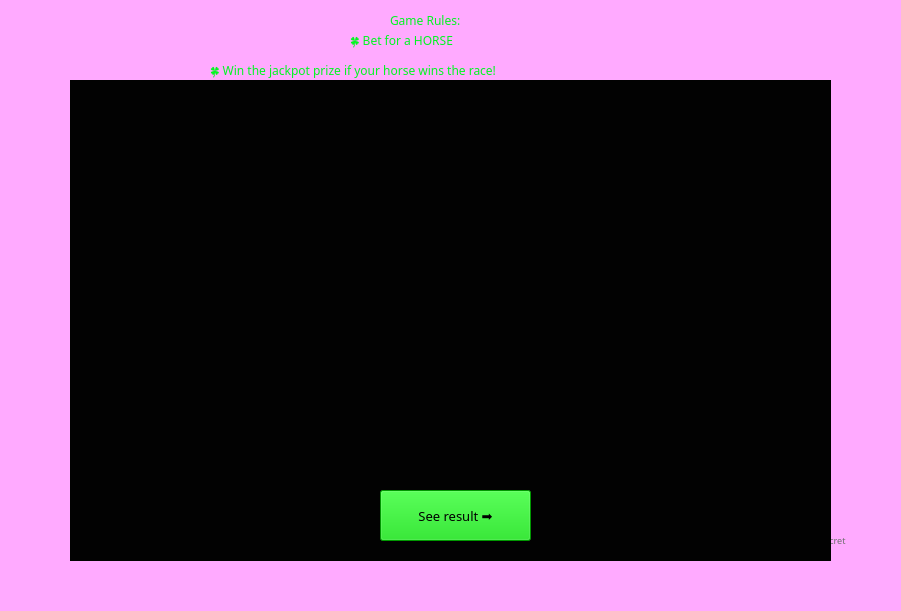
   <widget class="QWidget" name="hwidget" native="true">
    <property name="geometry">
     <rect>
      <x>0</x>
      <y>0</y>
      <width>901</width>
      <height>611</height>
     </rect>
    </property>
    <widget class="QLabel" name="lbmainbg_2">
     <property name="geometry">
      <rect>
       <x>-100</x>
       <y>-30</y>
       <width>1091</width>
       <height>681</height>
      </rect>
     </property>
     <property name="mouseTracking">
      <bool>false</bool>
     </property>
     <property name="styleSheet">
      <string notr="true">background-color: rgb(255, 255, 255);
background-color: rgb(255, 170, 255);</string>
     </property>
     <property name="text">
      <string/>
     </property>
     <property name="pixmap">
      <pixmap>../lotterygamez/shop.png</pixmap>
     </property>
     <property name="scaledContents">
      <bool>true</bool>
     </property>
    </widget>
    <widget class="QLabel" name="label">
     <property name="geometry">
      <rect>
       <x>390</x>
       <y>10</y>
       <width>111</width>
       <height>21</height>
      </rect>
     </property>
     <property name="font">
      <font>
       <family>OCR A Extended</family>
       <pointsize>9</pointsize>
      </font>
     </property>
     <property name="styleSheet">
      <string notr="true">color: rgb(0, 248, 32);</string>
     </property>
     <property name="text">
      <string>Game Rules:</string>
     </property>
    </widget>
    <widget class="QLabel" name="label_2">
     <property name="geometry">
      <rect>
       <x>350</x>
       <y>30</y>
       <width>181</width>
       <height>21</height>
      </rect>
     </property>
     <property name="font">
      <font>
       <family>OCR A Extended</family>
       <pointsize>9</pointsize>
      </font>
     </property>
     <property name="styleSheet">
      <string notr="true">color: rgb(0, 248, 32);</string>
     </property>
     <property name="text">
      <string>🍀 Bet for a HORSE</string>
     </property>
    </widget>
    <widget class="QLabel" name="label_3">
     <property name="geometry">
      <rect>
       <x>210</x>
       <y>60</y>
       <width>491</width>
       <height>21</height>
      </rect>
     </property>
     <property name="font">
      <font>
       <family>OCR A Extended</family>
       <pointsize>9</pointsize>
      </font>
     </property>
     <property name="styleSheet">
      <string notr="true">color: rgb(0, 248, 32);</string>
     </property>
     <property name="text">
      <string>🍀 Win the jackpot prize if your horse wins the race!</string>
     </property>
    </widget>
    <widget class="QFrame" name="frprizehorse">
     <property name="geometry">
      <rect>
       <x>110</x>
       <y>140</y>
       <width>201</width>
       <height>51</height>
      </rect>
     </property>
     <property name="styleSheet">
      <string notr="true">border: 1px solid green;</string>
     </property>
     <property name="frameShape">
      <enum>QFrame::StyledPanel</enum>
     </property>
     <property name="frameShadow">
      <enum>QFrame::Raised</enum>
     </property>
     <widget class="QLabel" name="lbprice">
      <property name="geometry">
       <rect>
        <x>10</x>
        <y>10</y>
        <width>91</width>
        <height>31</height>
       </rect>
      </property>
      <property name="font">
       <font>
        <family>OCR A Extended</family>
        <pointsize>14</pointsize>
       </font>
      </property>
      <property name="styleSheet">
       <string notr="true">color: rgb(0, 248, 32);
border-color: rgb(0, 170, 0);</string>
      </property>
      <property name="text">
       <string>PRIZE</string>
      </property>
     </widget>
     <widget class="QLCDNumber" name="lcdprizehorse">
      <property name="geometry">
       <rect>
        <x>110</x>
        <y>10</y>
        <width>81</width>
        <height>31</height>
       </rect>
      </property>
     </widget>
    </widget>
    <widget class="QFrame" name="frhorsewallet">
     <property name="geometry">
      <rect>
       <x>320</x>
       <y>140</y>
       <width>211</width>
       <height>51</height>
      </rect>
     </property>
     <property name="styleSheet">
      <string notr="true">border: 1px solid green;</string>
     </property>
     <property name="frameShape">
      <enum>QFrame::StyledPanel</enum>
     </property>
     <property name="frameShadow">
      <enum>QFrame::Raised</enum>
     </property>
     <widget class="QLabel" name="lbjackpot_3">
      <property name="geometry">
       <rect>
        <x>10</x>
        <y>10</y>
        <width>101</width>
        <height>31</height>
       </rect>
      </property>
      <property name="font">
       <font>
        <family>OCR A Extended</family>
        <pointsize>14</pointsize>
       </font>
      </property>
      <property name="styleSheet">
       <string notr="true">color: rgb(0, 248, 32);
border-color: rgb(0, 170, 0);</string>
      </property>
      <property name="text">
       <string>WALLET</string>
      </property>
     </widget>
     <widget class="QLCDNumber" name="lcdwallethorse">
      <property name="geometry">
       <rect>
        <x>120</x>
        <y>10</y>
        <width>81</width>
        <height>31</height>
       </rect>
      </property>
     </widget>
    </widget>
    <widget class="QPushButton" name="pbpagainhorse">
     <property name="geometry">
      <rect>
       <x>560</x>
       <y>140</y>
       <width>111</width>
       <height>51</height>
      </rect>
     </property>
     <property name="font">
      <font>
       <family>OCR A Extended</family>
       <pointsize>10</pointsize>
      </font>
     </property>
     <property name="styleSheet">
      <string notr="true">
QPushButton
{
	background-color: rgb(255, 199, 0);
}

QPushButton:hover
{
	background-color: rgb(243, 255, 5);
	
}

QPushButton:pressed
{
	background-color: rgb(255, 199, 0);
	
}</string>
     </property>
     <property name="text">
      <string>play again</string>
     </property>
    </widget>
    <widget class="QPushButton" name="pbexithorse">
     <property name="geometry">
      <rect>
       <x>680</x>
       <y>140</y>
       <width>111</width>
       <height>51</height>
      </rect>
     </property>
     <property name="font">
      <font>
       <family>OCR A Extended</family>
       <pointsize>12</pointsize>
      </font>
     </property>
     <property name="styleSheet">
      <string notr="true">QPushButton
{
	background-color: rgb(200, 11, 4);
}

QPushButton:hover
{
   
	background-color: rgb(241, 12, 4);
	
}

QPushButton:pressed
{
   
	background-color: rgb(200, 11, 4);
	
}</string>
     </property>
     <property name="text">
      <string>Exit</string>
     </property>
    </widget>
    <widget class="QFrame" name="frhorseselection">
     <property name="geometry">
      <rect>
       <x>280</x>
       <y>210</y>
       <width>511</width>
       <height>131</height>
      </rect>
     </property>
     <property name="styleSheet">
      <string notr="true">border: 1px solid green;</string>
     </property>
     <property name="frameShape">
      <enum>QFrame::StyledPanel</enum>
     </property>
     <property name="frameShadow">
      <enum>QFrame::Raised</enum>
     </property>
     <widget class="QRadioButton" name="rbachilles">
      <property name="geometry">
       <rect>
        <x>30</x>
        <y>20</y>
        <width>141</width>
        <height>31</height>
       </rect>
      </property>
      <property name="font">
       <font>
        <family>OCR A Extended</family>
        <pointsize>11</pointsize>
       </font>
      </property>
      <property name="styleSheet">
       <string notr="true">color: rgb(0, 248, 32);
border-color: rgb(0, 0, 0);</string>
      </property>
      <property name="text">
       <string>ACHILLES</string>
      </property>
     </widget>
     <widget class="QRadioButton" name="rbbullseye">
      <property name="geometry">
       <rect>
        <x>30</x>
        <y>50</y>
        <width>141</width>
        <height>31</height>
       </rect>
      </property>
      <property name="font">
       <font>
        <family>OCR A Extended</family>
        <pointsize>11</pointsize>
       </font>
      </property>
      <property name="styleSheet">
       <string notr="true">color: rgb(0, 248, 32);
border-color: rgb(0, 0, 0);</string>
      </property>
      <property name="text">
       <string>BULLSEYE</string>
      </property>
     </widget>
     <widget class="QRadioButton" name="rbgulliver">
      <property name="geometry">
       <rect>
        <x>30</x>
        <y>80</y>
        <width>141</width>
        <height>31</height>
       </rect>
      </property>
      <property name="font">
       <font>
        <family>OCR A Extended</family>
        <pointsize>11</pointsize>
       </font>
      </property>
      <property name="styleSheet">
       <string notr="true">color: rgb(0, 248, 32);
border-color: rgb(0, 0, 0);</string>
      </property>
      <property name="text">
       <string>GULLIVER</string>
      </property>
     </widget>
     <widget class="QRadioButton" name="rbmaximus">
      <property name="geometry">
       <rect>
        <x>200</x>
        <y>20</y>
        <width>141</width>
        <height>31</height>
       </rect>
      </property>
      <property name="font">
       <font>
        <family>OCR A Extended</family>
        <pointsize>11</pointsize>
       </font>
      </property>
      <property name="styleSheet">
       <string notr="true">color: rgb(0, 248, 32);
border-color: rgb(0, 0, 0);</string>
      </property>
      <property name="text">
       <string>MAXIMUS</string>
      </property>
     </widget>
     <widget class="QRadioButton" name="rbpetra">
      <property name="geometry">
       <rect>
        <x>200</x>
        <y>50</y>
        <width>141</width>
        <height>31</height>
       </rect>
      </property>
      <property name="font">
       <font>
        <family>OCR A Extended</family>
        <pointsize>11</pointsize>
       </font>
      </property>
      <property name="styleSheet">
       <string notr="true">color: rgb(0, 248, 32);
border-color: rgb(0, 0, 0);</string>
      </property>
      <property name="text">
       <string>PETRA</string>
      </property>
     </widget>
     <widget class="QRadioButton" name="rbrambo">
      <property name="geometry">
       <rect>
        <x>200</x>
        <y>80</y>
        <width>141</width>
        <height>31</height>
       </rect>
      </property>
      <property name="font">
       <font>
        <family>OCR A Extended</family>
        <pointsize>11</pointsize>
       </font>
      </property>
      <property name="styleSheet">
       <string notr="true">color: rgb(0, 248, 32);
border-color: rgb(0, 0, 0);</string>
      </property>
      <property name="text">
       <string>RAMBO</string>
      </property>
     </widget>
     <widget class="QPushButton" name="pbenterhorse">
      <property name="geometry">
       <rect>
        <x>380</x>
        <y>40</y>
        <width>101</width>
        <height>51</height>
       </rect>
      </property>
      <property name="font">
       <font>
        <family>OCR A Extended</family>
        <pointsize>14</pointsize>
       </font>
      </property>
      <property name="styleSheet">
       <string notr="true">
QPushButton
{
	background-color: rgb(0, 211, 0);
}

QPushButton:hover
{
	background-color: rgb(115, 255, 0);
}

QPushButton:pressed
{
	background-color: rgb(0, 211, 0);
}</string>
      </property>
      <property name="text">
       <string>Enter</string>
      </property>
     </widget>
    </widget>
    <widget class="QLabel" name="lblselecthorsepic">
     <property name="geometry">
      <rect>
       <x>120</x>
       <y>210</y>
       <width>141</width>
       <height>131</height>
      </rect>
     </property>
     <property name="styleSheet">
      <string notr="true"/>
     </property>
     <property name="text">
      <string/>
     </property>
     <property name="pixmap">
      <pixmap>../lotterygamez/horseicongreen.png</pixmap>
     </property>
     <property name="scaledContents">
      <bool>true</bool>
     </property>
    </widget>
    <widget class="QFrame" name="frwinresulthorse">
     <property name="geometry">
      <rect>
       <x>120</x>
       <y>370</y>
       <width>501</width>
       <height>131</height>
      </rect>
     </property>
     <property name="styleSheet">
      <string notr="true">border: 1px solid green;</string>
     </property>
     <property name="frameShape">
      <enum>QFrame::StyledPanel</enum>
     </property>
     <property name="frameShadow">
      <enum>QFrame::Raised</enum>
     </property>
     <widget class="QLabel" name="lblnamehorsewin">
      <property name="geometry">
       <rect>
        <x>280</x>
        <y>20</y>
        <width>201</width>
        <height>41</height>
       </rect>
      </property>
      <property name="font">
       <font>
        <family>OCR A Extended</family>
        <pointsize>14</pointsize>
       </font>
      </property>
      <property name="styleSheet">
       <string notr="true">color: rgb(0, 248, 32);
border-color: rgb(0, 170, 0);</string>
      </property>
      <property name="text">
       <string/>
      </property>
     </widget>
     <widget class="QLabel" name="lblwontherace">
      <property name="geometry">
       <rect>
        <x>280</x>
        <y>70</y>
        <width>201</width>
        <height>41</height>
       </rect>
      </property>
      <property name="font">
       <font>
        <family>OCR A Extended</family>
        <pointsize>14</pointsize>
       </font>
      </property>
      <property name="styleSheet">
       <string notr="true">color: rgb(0, 248, 32);
border-color: rgb(0, 170, 0);</string>
      </property>
      <property name="text">
       <string>WON THE RACE</string>
      </property>
     </widget>
     <widget class="QLabel" name="lblwinorlose_2">
      <property name="geometry">
       <rect>
        <x>20</x>
        <y>20</y>
        <width>241</width>
        <height>91</height>
       </rect>
      </property>
      <property name="font">
       <font>
        <family>OCR A Extended</family>
        <pointsize>26</pointsize>
       </font>
      </property>
      <property name="styleSheet">
       <string notr="true">color: rgb(0, 248, 32);
border-color: rgb(0, 170, 0);</string>
      </property>
      <property name="text">
       <string/>
      </property>
     </widget>
    </widget>
    <widget class="QLabel" name="lblhorsewipic">
     <property name="geometry">
      <rect>
       <x>640</x>
       <y>370</y>
       <width>141</width>
       <height>131</height>
      </rect>
     </property>
     <property name="styleSheet">
      <string notr="true"/>
     </property>
     <property name="text">
      <string/>
     </property>
     <property name="pixmap">
      <pixmap>../lotterygamez/horseicongreen.png</pixmap>
     </property>
     <property name="scaledContents">
      <bool>true</bool>
     </property>
    </widget>
    <widget class="QLabel" name="secret">
     <property name="geometry">
      <rect>
       <x>820</x>
       <y>530</y>
       <width>131</width>
       <height>21</height>
      </rect>
     </property>
     <property name="font">
      <font>
       <family>OCR A Extended</family>
       <pointsize>7</pointsize>
      </font>
     </property>
     <property name="styleSheet">
      <string notr="true">color: rgb(111, 111, 111);</string>
     </property>
     <property name="text">
      <string>secret</string>
     </property>
    </widget>
    <widget class="QFrame" name="frracing">
     <property name="geometry">
      <rect>
       <x>70</x>
       <y>80</y>
       <width>761</width>
       <height>481</height>
      </rect>
     </property>
     <property name="styleSheet">
      <string notr="true">background-color: rgb(2, 2, 2);</string>
     </property>
     <property name="frameShape">
      <enum>QFrame::StyledPanel</enum>
     </property>
     <property name="frameShadow">
      <enum>QFrame::Raised</enum>
     </property>
     <widget class="QLabel" name="takbuhan">
      <property name="geometry">
       <rect>
        <x>160</x>
        <y>30</y>
        <width>441</width>
        <height>341</height>
       </rect>
      </property>
      <property name="text">
       <string/>
      </property>
     </widget>
     <widget class="QPushButton" name="pbseeresultshorse">
      <property name="geometry">
       <rect>
        <x>310</x>
        <y>410</y>
        <width>151</width>
        <height>51</height>
       </rect>
      </property>
      <property name="font">
       <font>
        <family>OCR A Extended</family>
        <pointsize>10</pointsize>
       </font>
      </property>
      <property name="styleSheet">
       <string notr="true">
QPushButton
{
	background-color: rgb(0, 211, 0);
}

QPushButton:hover
{
	background-color: rgb(115, 255, 0);
}

QPushButton:pressed
{
	background-color: rgb(0, 211, 0);
}</string>
      </property>
      <property name="text">
       <string>See result ➡️</string>
      </property>
     </widget>
    </widget>
   </widget>
